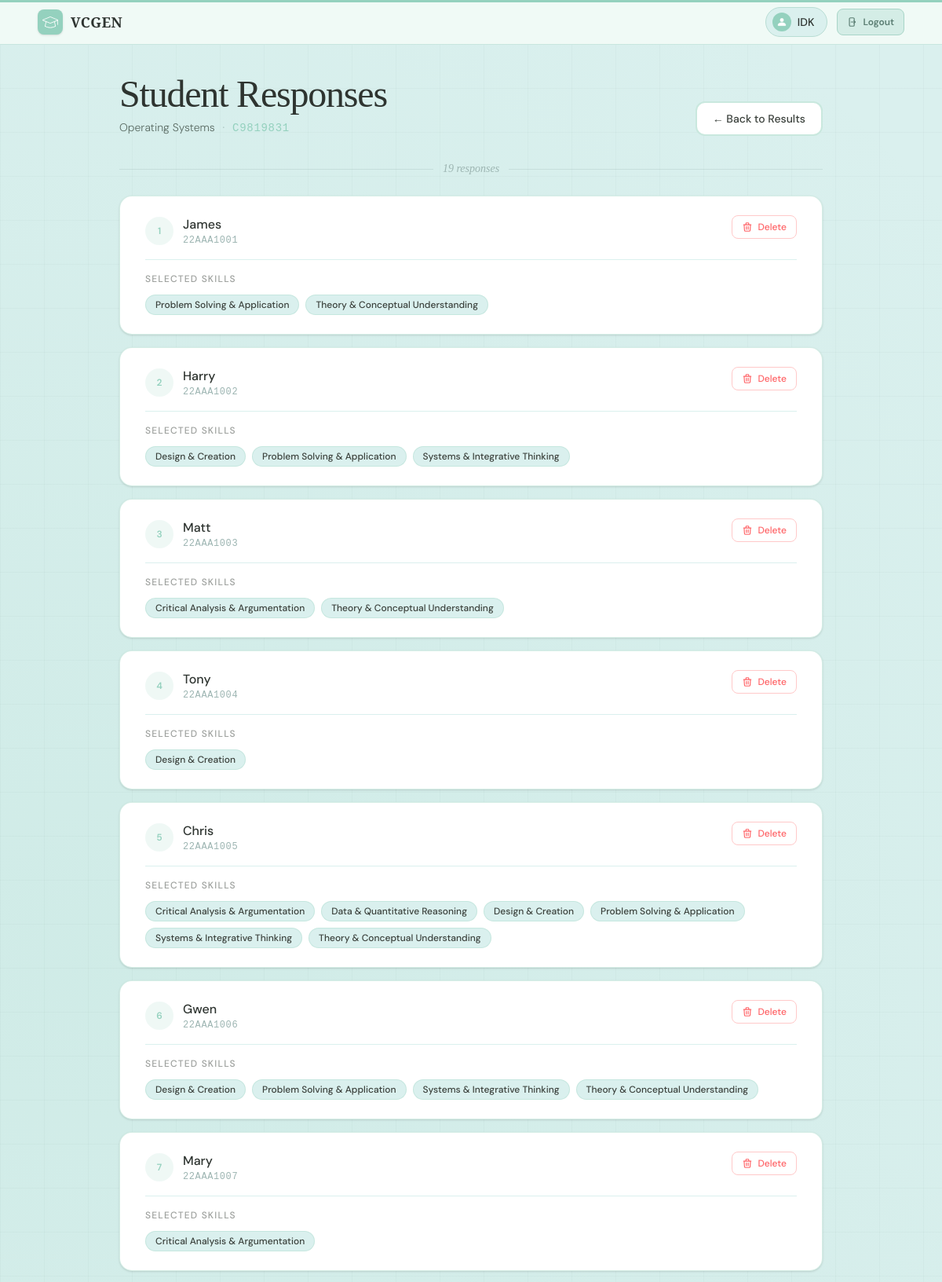
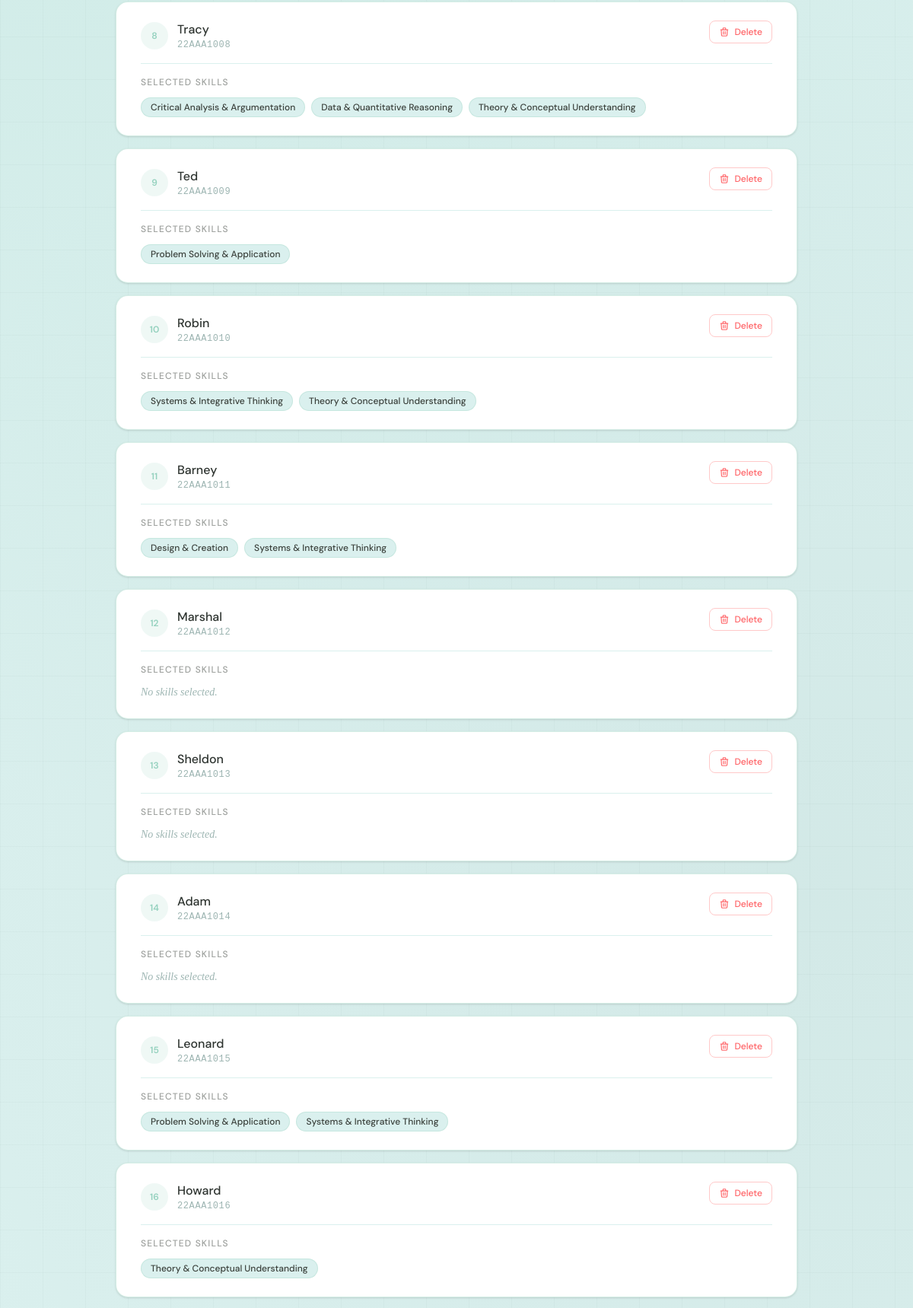
/responses/C9819831 (signed in, upper part), run on the app's committed database (2 pictures, top to bottom).
### main/models.py (models this page shows, shortened)
class Teacher(models.Model):
    teacher_id=models.CharField(max_length=8,primary_key=True)
    name=models.CharField(max_length=20)
    email=models.EmailField(null=False)
    password=models.CharField(null=False,max_length=128)

class Course(models.Model):
    course_id=models.CharField(max_length=8,primary_key=True)
    teacher=models.ForeignKey(Teacher,on_delete=models.CASCADE)
    name=models.CharField(max_length=20)
    hours=models.IntegerField()
    split=models.DecimalField(decimal_places=3,max_digits=10)
    accepting_response=models.BooleanField(default=True)

class Student(models.Model):
    student_id=models.CharField(max_length=8,primary_key=True)
    name=models.CharField(max_length=20)
    regno=models.CharField(max_length=20)
    course=models.ForeignKey(Course,on_delete=models.CASCADE)
    skillsreq=models.CharField(max_length=1000)

### main/views.py (the view)
# urls.py: path("responses/<str:class_id>",views.responses,name="responses"),
def responses(request,class_id):
    context={}
    if 'user' not in request.session:
        return redirect('login')
    else:
        context['name']=Teacher.objects.filter(teacher_id=request.session['user'])[0].name
    ourclass=Course.objects.filter(course_id=class_id)
    if len(ourclass)<1:
        return redirect('classes')
    else:
        ourclass=ourclass[0]
        class cusstudent:
            def __init__(self,student):
                self.student=student
                self.skills=student.skillsreq.split(",")
        context['cname']=ourclass.name
        context['cid']=ourclass.course_id
        context['responses']=[cusstudent(student) for student in Student.objects.filter(course=ourclass)]
    return render(request,"main/responses.html",context=context)

### main/templates/main/responses.html (shortened to what this page needs)
{% extends "base.html" %}
{% block body %}
<div class="font-dm relative min-h-[calc(100vh-130px)] overflow-hidden bg-[#daf0ee] px-4 py-10 sm:px-8">
    <div class="relative z-10 mx-auto max-w-4xl">
        <div class="mb-8 flex flex-col gap-4 sm:flex-row sm:items-end sm:justify-between">
            <div>
                <p class="font-cormorant text-4xl font-light tracking-tight text-[#2e3430] sm:text-5xl">
                    Student Responses
                </p>
                <p class="mt-2 text-sm font-light text-[#5a6b63]">
                    {{ cname }}
                    <span class="mx-1.5 text-[#9db5b2]">·</span>
                    <span class="font-mono tracking-wider text-[#94d1be]">{{ cid }}</span>
                </p>
            </div>
            <button onclick="location.href='/results/{{cid}}';"
                    class="back-btn inline-flex items-center gap-2 self-start rounded-xl
                           border-2 border-[#94d1be]/50 bg-white px-5 py-2.5
                           text-sm font-medium text-[#3b413c]
                           hover:border-[#94d1be] hover:bg-[#daf0ee]/60 sm:self-auto cursor-pointer">
                ← Back to Results
            </button>
        </div>
        {% if responses %}
        <div class="mb-6 flex items-center gap-3">
            <div class="h-px flex-1 bg-[#9db5b2]/30"></div>
            <span class="font-cormorant italic text-sm text-[#9db5b2]">
                {{ responses|length }} response{{ responses|length|pluralize }}
            </span>
            <div class="h-px flex-1 bg-[#9db5b2]/30"></div>
        </div>
        <div class="flex flex-col gap-4">
            {% for response in responses %}
            <div class="response-card rounded-2xl border border-[#94d1be]/40 bg-white
                        px-6 py-5 shadow-sm sm:px-8 sm:py-6">
                <div class="flex flex-col gap-3 sm:flex-row sm:items-start sm:justify-between">
                    <div class="flex items-center gap-3">
                        <div class="flex h-9 w-9 shrink-0 items-center justify-center
                                    rounded-full bg-[#94d1be]/15 text-xs font-semibold
                                    text-[#94d1be]">
                            {{ forloop.counter }}
                        </div>
                        <div>
                            <p class="font-medium text-[#2e3430]">{{ response.student.name }}</p>
                            <p class="font-mono text-xs tracking-wider text-[#9db5b2]">
                                {{ response.student.regno }}
                            </p>
                        </div>
                    </div>
                    <button onclick="location.href='/deleteresponse/{{cid}}/{{response.student.student_id}}';"
                            class="delete-btn self-start inline-flex items-center gap-1.5 rounded-lg
                                   border border-red-200 px-3 py-1.5 text-xs font-medium
                                   text-red-400 cursor-pointer sm:self-auto">
                        <svg xmlns="http://www.w3.org/2000/svg" class="h-3.5 w-3.5" fill="none"
                             viewBox="0 0 24 24" stroke="currentColor" stroke-width="2">
                            <path stroke-linecap="round" stroke-linejoin="round"
                                  d="M19 7l-.867 12.142A2 2 0 0116.138 21H7.862a2 2 0 01-1.995-1.858L5 7m5 4v6m4-6v6m1-10V4a1 1 0 00-1-1h-4a1 1 0 00-1 1v3M4 7h16"/>
                        </svg>
                        Delete
                    </button>
                </div>
                <div class="mt-4 border-t border-[#daf0ee] pt-4">
                    <p class="mb-3 text-xs font-medium uppercase tracking-widest text-[#3b413c]/50">
                        Selected Skills
                    </p>
                    {% if response.skills and response.skills.0 %}
                    <div class="flex flex-wrap gap-2">
                        {% for skill in response.skills %}
                        <span class="rounded-full bg-[#daf0ee] px-3 py-1
                                     text-xs font-medium text-[#3b413c]
                                     border border-[#94d1be]/30">
                            {{ skill }}
                        </span>
                        {% endfor %}
                    </div>
                    {% else %}
                    <p class="font-cormorant italic text-sm text-[#9db5b2]">No skills selected.</p>
                    {% endif %}
                </div>
            </div>
            {% endfor %}
        </div>
        {% endif %}
    </div>
</div>
{% endblock %}

### main/templates/main/base.html (shortened to what this page needs)
<html>
  <head>
    {% load static %}
    <script src="https://cdn.jsdelivr.net/npm/@tailwindcss/browser@4"></script>
  </head>
  <body>
    <header id="site-header" class="px-4 sm:px-6 lg:px-12">
      <div class="max-w-7xl mx-auto flex items-center justify-between h-14">
        <div
          class="flex items-center gap-2.5 hover:cursor-pointer group"
          onclick="location.href='/';"
        >
          {% load static %}
          <div class="w-8 h-8 rounded-lg bg-[#94d1be] flex items-center justify-center flex-shrink-0 group-hover:bg-[#7ec4af] transition-colors duration-200 shadow-sm">
            <img src="{% static 'main/education-svg.svg' %}" class="h-5 w-5 brightness-0 invert" alt="VCGEN logo" />
          </div>
          <span class="text-lg font-bold text-[#2e3430] cusfont tracking-wide group-hover:text-[#3b9c7e] transition-colors duration-200">
            VCGEN
          </span>
        </div>
        {% if name %}
        <div class="flex items-center gap-3">
          <div class="flex items-center gap-2 bg-[#daf0ee] border border-[#b8ddd4] rounded-full pl-2 pr-4 py-1.5">
            <div class="w-6 h-6 rounded-full bg-[#94d1be] flex items-center justify-center flex-shrink-0">
              {% load static %}
              <img src="{% static 'main/person-svg.svg' %}" class="h-3.5 w-3.5 brightness-0 invert" alt="" />
            </div>
            <span class="text-sm font-medium text-[#2e3430]">{{ name }}</span>
          </div>
          <button
            onclick="location.href='/';"
            class="inline-flex items-center gap-1.5 text-xs font-semibold text-[#5a7d72] bg-[#d4ede6] hover:bg-[#c2e3d8] border border-[#a8d5c8] px-3 py-2 rounded-lg transition-all duration-150 hover:cursor-pointer"
          >
            Logout
          </button>
        </div>
        {% endif %}
      </div>
    </header>
    {% block body %}
    {% endblock %}
          {% load static %}
  </body>
</html>

### main/templates/main/base.html (style rules this page uses)
*, *::before, *::after { box-sizing: border-box; }
html, body { margin: 0; padding: 0; }
body { font-family: 'DM Sans', sans-serif; background-color: #daf0ee; color: #3b413c; display: flex; flex-direction: column; min-height: 100vh; }
.cusfont { font-family: 'Playfair Display', serif; font-optical-sizing: auto; }
#site-header { box-shadow: inset 0 3px 0 0 #94d1be, 0 1px 0 0 #c8e6df; background-color: #f0faf6; position: sticky; top: 0; z-index: 50; }

### main/templates/main/responses.html (style rules this page uses)
.font-cormorant { font-family: 'Cormorant Garamond', serif; }
.font-dm { font-family: 'DM Sans', sans-serif; }
.response-card { transition: box-shadow 0.25s ease, transform 0.25s ease; }
.delete-btn { transition: background 0.2s ease, color 0.2s ease; }
.back-btn { position: relative; overflow: hidden; transition: background 0.2s ease, box-shadow 0.2s ease, transform 0.15s ease; }

### data on the page
Teacher: name "IDK"
Course: name "Operating Systems", course_id "C9819831"
Student: student.name "James", student.regno "22AAA1001"
Student: student.name "Harry", student.regno "22AAA1002"
Student: student.name "Matt", student.regno "22AAA1003"
Student: student.name "Tony", student.regno "22AAA1004", skills "Design & Creation"
Student: student.name "Chris", student.regno "22AAA1005"
Student: student.name "Gwen", student.regno "22AAA1006"
Student: student.name "Mary", student.regno "22AAA1007", skills "Critical Analysis & Argumentation"
Student: student.name "Tracy", student.regno "22AAA1008"
Student: student.name "Ted", student.regno "22AAA1009", skills "Problem Solving & Application"
Student: student.name "Robin", student.regno "22AAA1010"
Student: student.name "Barney", student.regno "22AAA1011"
Student: student.name "Marshal", student.regno "22AAA1012"
Student: student.name "Sheldon", student.regno "22AAA1013"
Student: student.name "Adam", student.regno "22AAA1014"
Student: student.name "Leonard", student.regno "22AAA1015"
Student: student.name "Howard", student.regno "22AAA1016", skills "Theory & Conceptual Understanding"

### other printed values
{{ responses|length }} "19"
{{ skill }} "Problem Solving & Application" "Theory & Conceptual Understanding" "Design & Creation" "Problem Solving & Application" "Systems & Integrative Thinking" "Critical Analysis & Argumentation" "Theory & Conceptual Understanding" "Critical Analysis & Argumentation" "Data & Quantitative Reasoning" "Design & Creation" "Problem Solving & Application" "Systems & Integrative Thinking" "Theory & Conceptual Understanding" "Design & Creation" "Problem Solving & Application" "Systems & Integrative Thinking" "Theory & Conceptual Understanding" "Critical Analysis & Argumentation" "Data & Quantitative Reasoning" "Theory & Conceptual Understanding" "Systems & Integrative Thinking" "Theory & Conceptual Understanding" "Design & Creation" "Systems & Integrative Thinking" "Problem Solving & Application" "Systems & Integrative Thinking"
